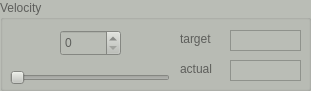
   <widget class="QGroupBox" name="gb_velocity">
    <property name="enabled">
     <bool>false</bool>
    </property>
    <property name="geometry">
     <rect>
      <x>720</x>
      <y>240</y>
      <width>311</width>
      <height>91</height>
     </rect>
    </property>
    <property name="palette">
     <palette>
      <active>
       <colorrole role="WindowText">
        <brush brushstyle="SolidPattern">
         <color alpha="255">
          <red>0</red>
          <green>0</green>
          <blue>0</blue>
         </color>
        </brush>
       </colorrole>
       <colorrole role="Button">
        <brush brushstyle="SolidPattern">
         <color alpha="255">
          <red>186</red>
          <green>189</green>
          <blue>182</blue>
         </color>
        </brush>
       </colorrole>
       <colorrole role="Light">
        <brush brushstyle="SolidPattern">
         <color alpha="255">
          <red>255</red>
          <green>255</green>
          <blue>255</blue>
         </color>
        </brush>
       </colorrole>
       <colorrole role="Midlight">
        <brush brushstyle="SolidPattern">
         <color alpha="255">
          <red>220</red>
          <green>222</green>
          <blue>218</blue>
         </color>
        </brush>
       </colorrole>
       <colorrole role="Dark">
        <brush brushstyle="SolidPattern">
         <color alpha="255">
          <red>93</red>
          <green>94</green>
          <blue>91</blue>
         </color>
        </brush>
       </colorrole>
       <colorrole role="Mid">
        <brush brushstyle="SolidPattern">
         <color alpha="255">
          <red>124</red>
          <green>126</green>
          <blue>121</blue>
         </color>
        </brush>
       </colorrole>
       <colorrole role="Text">
        <brush brushstyle="SolidPattern">
         <color alpha="255">
          <red>0</red>
          <green>0</green>
          <blue>0</blue>
         </color>
        </brush>
       </colorrole>
       <colorrole role="BrightText">
        <brush brushstyle="SolidPattern">
         <color alpha="255">
          <red>255</red>
          <green>255</green>
          <blue>255</blue>
         </color>
        </brush>
       </colorrole>
       <colorrole role="ButtonText">
        <brush brushstyle="SolidPattern">
         <color alpha="255">
          <red>0</red>
          <green>0</green>
          <blue>0</blue>
         </color>
        </brush>
       </colorrole>
       <colorrole role="Base">
        <brush brushstyle="SolidPattern">
         <color alpha="255">
          <red>255</red>
          <green>255</green>
          <blue>255</blue>
         </color>
        </brush>
       </colorrole>
       <colorrole role="Window">
        <brush brushstyle="SolidPattern">
         <color alpha="255">
          <red>186</red>
          <green>189</green>
          <blue>182</blue>
         </color>
        </brush>
       </colorrole>
       <colorrole role="Shadow">
        <brush brushstyle="SolidPattern">
         <color alpha="255">
          <red>0</red>
          <green>0</green>
          <blue>0</blue>
         </color>
        </brush>
       </colorrole>
       <colorrole role="AlternateBase">
        <brush brushstyle="SolidPattern">
         <color alpha="255">
          <red>220</red>
          <green>222</green>
          <blue>218</blue>
         </color>
        </brush>
       </colorrole>
       <colorrole role="ToolTipBase">
        <brush brushstyle="SolidPattern">
         <color alpha="255">
          <red>255</red>
          <green>255</green>
          <blue>220</blue>
         </color>
        </brush>
       </colorrole>
       <colorrole role="ToolTipText">
        <brush brushstyle="SolidPattern">
         <color alpha="255">
          <red>0</red>
          <green>0</green>
          <blue>0</blue>
         </color>
        </brush>
       </colorrole>
       <colorrole role="PlaceholderText">
        <brush brushstyle="SolidPattern">
         <color alpha="128">
          <red>0</red>
          <green>0</green>
          <blue>0</blue>
         </color>
        </brush>
       </colorrole>
      </active>
      <inactive>
       <colorrole role="WindowText">
        <brush brushstyle="SolidPattern">
         <color alpha="255">
          <red>0</red>
          <green>0</green>
          <blue>0</blue>
         </color>
        </brush>
       </colorrole>
       <colorrole role="Button">
        <brush brushstyle="SolidPattern">
         <color alpha="255">
          <red>186</red>
          <green>189</green>
          <blue>182</blue>
         </color>
        </brush>
       </colorrole>
       <colorrole role="Light">
        <brush brushstyle="SolidPattern">
         <color alpha="255">
          <red>255</red>
          <green>255</green>
          <blue>255</blue>
         </color>
        </brush>
       </colorrole>
       <colorrole role="Midlight">
        <brush brushstyle="SolidPattern">
         <color alpha="255">
          <red>220</red>
          <green>222</green>
          <blue>218</blue>
         </color>
        </brush>
       </colorrole>
       <colorrole role="Dark">
        <brush brushstyle="SolidPattern">
         <color alpha="255">
          <red>93</red>
          <green>94</green>
          <blue>91</blue>
         </color>
        </brush>
       </colorrole>
       <colorrole role="Mid">
        <brush brushstyle="SolidPattern">
         <color alpha="255">
          <red>124</red>
          <green>126</green>
          <blue>121</blue>
         </color>
        </brush>
       </colorrole>
       <colorrole role="Text">
        <brush brushstyle="SolidPattern">
         <color alpha="255">
          <red>0</red>
          <green>0</green>
          <blue>0</blue>
         </color>
        </brush>
       </colorrole>
       <colorrole role="BrightText">
        <brush brushstyle="SolidPattern">
         <color alpha="255">
          <red>255</red>
          <green>255</green>
          <blue>255</blue>
         </color>
        </brush>
       </colorrole>
       <colorrole role="ButtonText">
        <brush brushstyle="SolidPattern">
         <color alpha="255">
          <red>0</red>
          <green>0</green>
          <blue>0</blue>
         </color>
        </brush>
       </colorrole>
       <colorrole role="Base">
        <brush brushstyle="SolidPattern">
         <color alpha="255">
          <red>255</red>
          <green>255</green>
          <blue>255</blue>
         </color>
        </brush>
       </colorrole>
       <colorrole role="Window">
        <brush brushstyle="SolidPattern">
         <color alpha="255">
          <red>186</red>
          <green>189</green>
          <blue>182</blue>
         </color>
        </brush>
       </colorrole>
       <colorrole role="Shadow">
        <brush brushstyle="SolidPattern">
         <color alpha="255">
          <red>0</red>
          <green>0</green>
          <blue>0</blue>
         </color>
        </brush>
       </colorrole>
       <colorrole role="AlternateBase">
        <brush brushstyle="SolidPattern">
         <color alpha="255">
          <red>220</red>
          <green>222</green>
          <blue>218</blue>
         </color>
        </brush>
       </colorrole>
       <colorrole role="ToolTipBase">
        <brush brushstyle="SolidPattern">
         <color alpha="255">
          <red>255</red>
          <green>255</green>
          <blue>220</blue>
         </color>
        </brush>
       </colorrole>
       <colorrole role="ToolTipText">
        <brush brushstyle="SolidPattern">
         <color alpha="255">
          <red>0</red>
          <green>0</green>
          <blue>0</blue>
         </color>
        </brush>
       </colorrole>
       <colorrole role="PlaceholderText">
        <brush brushstyle="SolidPattern">
         <color alpha="128">
          <red>0</red>
          <green>0</green>
          <blue>0</blue>
         </color>
        </brush>
       </colorrole>
      </inactive>
      <disabled>
       <colorrole role="WindowText">
        <brush brushstyle="SolidPattern">
         <color alpha="255">
          <red>93</red>
          <green>94</green>
          <blue>91</blue>
         </color>
        </brush>
       </colorrole>
       <colorrole role="Button">
        <brush brushstyle="SolidPattern">
         <color alpha="255">
          <red>186</red>
          <green>189</green>
          <blue>182</blue>
         </color>
        </brush>
       </colorrole>
       <colorrole role="Light">
        <brush brushstyle="SolidPattern">
         <color alpha="255">
          <red>255</red>
          <green>255</green>
          <blue>255</blue>
         </color>
        </brush>
       </colorrole>
       <colorrole role="Midlight">
        <brush brushstyle="SolidPattern">
         <color alpha="255">
          <red>220</red>
          <green>222</green>
          <blue>218</blue>
         </color>
        </brush>
       </colorrole>
       <colorrole role="Dark">
        <brush brushstyle="SolidPattern">
         <color alpha="255">
          <red>93</red>
          <green>94</green>
          <blue>91</blue>
         </color>
        </brush>
       </colorrole>
       <colorrole role="Mid">
        <brush brushstyle="SolidPattern">
         <color alpha="255">
          <red>124</red>
          <green>126</green>
          <blue>121</blue>
         </color>
        </brush>
       </colorrole>
       <colorrole role="Text">
        <brush brushstyle="SolidPattern">
         <color alpha="255">
          <red>93</red>
          <green>94</green>
          <blue>91</blue>
         </color>
        </brush>
       </colorrole>
       <colorrole role="BrightText">
        <brush brushstyle="SolidPattern">
         <color alpha="255">
          <red>255</red>
          <green>255</green>
          <blue>255</blue>
         </color>
        </brush>
       </colorrole>
       <colorrole role="ButtonText">
        <brush brushstyle="SolidPattern">
         <color alpha="255">
          <red>93</red>
          <green>94</green>
          <blue>91</blue>
         </color>
        </brush>
       </colorrole>
       <colorrole role="Base">
        <brush brushstyle="SolidPattern">
         <color alpha="255">
          <red>186</red>
          <green>189</green>
          <blue>182</blue>
         </color>
        </brush>
       </colorrole>
       <colorrole role="Window">
        <brush brushstyle="SolidPattern">
         <color alpha="255">
          <red>186</red>
          <green>189</green>
          <blue>182</blue>
         </color>
        </brush>
       </colorrole>
       <colorrole role="Shadow">
        <brush brushstyle="SolidPattern">
         <color alpha="255">
          <red>0</red>
          <green>0</green>
          <blue>0</blue>
         </color>
        </brush>
       </colorrole>
       <colorrole role="AlternateBase">
        <brush brushstyle="SolidPattern">
         <color alpha="255">
          <red>186</red>
          <green>189</green>
          <blue>182</blue>
         </color>
        </brush>
       </colorrole>
       <colorrole role="ToolTipBase">
        <brush brushstyle="SolidPattern">
         <color alpha="255">
          <red>255</red>
          <green>255</green>
          <blue>220</blue>
         </color>
        </brush>
       </colorrole>
       <colorrole role="ToolTipText">
        <brush brushstyle="SolidPattern">
         <color alpha="255">
          <red>0</red>
          <green>0</green>
          <blue>0</blue>
         </color>
        </brush>
       </colorrole>
       <colorrole role="PlaceholderText">
        <brush brushstyle="SolidPattern">
         <color alpha="128">
          <red>0</red>
          <green>0</green>
          <blue>0</blue>
         </color>
        </brush>
       </colorrole>
      </disabled>
     </palette>
    </property>
    <property name="contextMenuPolicy">
     <enum>Qt::DefaultContextMenu</enum>
    </property>
    <property name="acceptDrops">
     <bool>false</bool>
    </property>
    <property name="autoFillBackground">
     <bool>true</bool>
    </property>
    <property name="title">
     <string>Velocity</string>
    </property>
    <property name="flat">
     <bool>false</bool>
    </property>
    <property name="checkable">
     <bool>false</bool>
    </property>
    <widget class="QSpinBox" name="spin_velocity_input">
     <property name="enabled">
      <bool>false</bool>
     </property>
     <property name="geometry">
      <rect>
       <x>60</x>
       <y>30</y>
       <width>61</width>
       <height>26</height>
      </rect>
     </property>
    </widget>
    <widget class="QSlider" name="hS_velocity_input">
     <property name="enabled">
      <bool>false</bool>
     </property>
     <property name="geometry">
      <rect>
       <x>10</x>
       <y>70</y>
       <width>160</width>
       <height>16</height>
      </rect>
     </property>
     <property name="orientation">
      <enum>Qt::Horizontal</enum>
     </property>
    </widget>
    <widget class="QLabel" name="lb_velocity_target">
     <property name="geometry">
      <rect>
       <x>180</x>
       <y>30</y>
       <width>101</width>
       <height>17</height>
      </rect>
     </property>
     <property name="text">
      <string>target</string>
     </property>
    </widget>
    <widget class="QTextEdit" name="tx_velocity_target">
     <property name="geometry">
      <rect>
       <x>230</x>
       <y>30</y>
       <width>71</width>
       <height>21</height>
      </rect>
     </property>
     <property name="lineWidth">
      <number>0</number>
     </property>
     <property name="verticalScrollBarPolicy">
      <enum>Qt::ScrollBarAlwaysOff</enum>
     </property>
     <property name="horizontalScrollBarPolicy">
      <enum>Qt::ScrollBarAlwaysOff</enum>
     </property>
     <property name="readOnly">
      <bool>true</bool>
     </property>
     <property name="textInteractionFlags">
      <set>Qt::TextSelectableByMouse</set>
     </property>
    </widget>
    <widget class="QTextEdit" name="tx_velocity_actual">
     <property name="geometry">
      <rect>
       <x>230</x>
       <y>60</y>
       <width>71</width>
       <height>21</height>
      </rect>
     </property>
     <property name="lineWidth">
      <number>0</number>
     </property>
     <property name="verticalScrollBarPolicy">
      <enum>Qt::ScrollBarAlwaysOff</enum>
     </property>
     <property name="horizontalScrollBarPolicy">
      <enum>Qt::ScrollBarAlwaysOff</enum>
     </property>
     <property name="readOnly">
      <bool>true</bool>
     </property>
     <property name="textInteractionFlags">
      <set>Qt::TextSelectableByMouse</set>
     </property>
    </widget>
    <widget class="QLabel" name="lb_velocity_actual">
     <property name="geometry">
      <rect>
       <x>180</x>
       <y>60</y>
       <width>101</width>
       <height>17</height>
      </rect>
     </property>
     <property name="text">
      <string>actual</string>
     </property>
    </widget>
   </widget>
